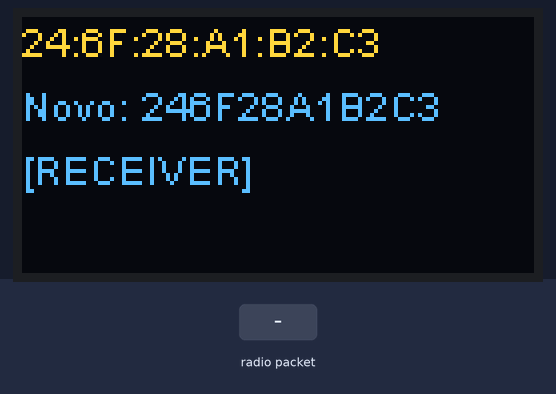
A sketch run on a simulated ESP32. Parts: 128×64 one-colour display. Inputs (shaded band) come from the test bench. The OLED is the two-colour kind (top 16 rows yellow); WiFi joins after 1.5 s; servers stay silent unless stated; no radio packets arrive unless stated; what the sketch prints to the serial monitor is not drawn.

Above: at 2.7 s.
2.8 s: radio packet "1" arrives
Timing chart, 0 to 5.8 s (numbered marks = the images above; inputs shaded):
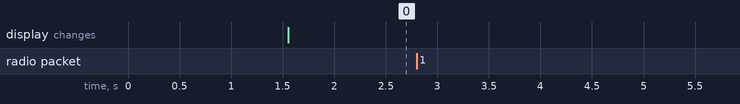

Measured:
- after the input at 2.8 s, every drawn part: stays the same

The sketch:

Receiver.ino
```cpp
//Receiver

#include <SPI.h>
#include <LoRa.h>
#include <WiFi.h>
#include <Wire.h>
#include <HTTPClient.h>
#include <SSD1306.h>

const char *ssid = "LaboratorioE117";
const char *password = "LAB@E117";
int BROKER_PORT = 1883;
String IP = "172.24.1.2";
char ip_conv[14];
const char* BROKER_MQTT;

#define BAND    915E6  //é possivel setar a frequencia de 433MHz(433E6), 868Mhz(868E6),915Mhz(915E6)


String mensagem;
String localAddress;

char info_topico[25];

const int LORA_SCK_PIN = 5;
const int LORA_MISO_PIN = 19;
const int LORA_MOSI_PIN = 27;
const int LORA_SS_PIN = 18;
const int LORA_RST_PIN = 15;
const int LORA_DI00_PIN = 26;

//Dados IP REDE
IPAddress local_IP(172, 24, 1, 52);
IPAddress gateway(172, 24, 1, 1);
IPAddress subnet(255, 255, 0, 0);
IPAddress primaryDNS(8, 8, 8, 8);
IPAddress secondaryDNS(8, 8, 4, 4);

//Variável para controlar o display
const int DISPLAY_ADDRESS_PIN = 0x3c;
const int DISPLAY_SDA_PIN = 4;
const int DISPLAY_SCL_PIN = 15;
const int DISPLAY_RST_PIN = 16;
SSD1306 display(DISPLAY_ADDRESS_PIN, DISPLAY_SDA_PIN, DISPLAY_SCL_PIN);

//variaveis que indicam o núcleo
static uint8_t taskCoreZero = 0;
static uint8_t taskCoreOne  = 1;

int trava_site = 0;
String mes;

WiFiClient espClient;


HTTPClient http;

void setupDisplay(){
  //O estado do GPIO16 é utilizado para controlar o display OLED
  pinMode(16, OUTPUT);
  //Reseta as configurações do display OLED
  digitalWrite(16, LOW);
  //Para o OLED permanecer ligado, o GPIO16 deve permanecer HIGH
  //Deve estar em HIGH antes de chamar o display.init() e fazer as demais configurações,
  //não inverta a ordem
  digitalWrite(16, HIGH);

  //Configurações do display
  display.init();
  display.flipScreenVertically();
  display.setFont(ArialMT_Plain_10);
  display.setTextAlignment(TEXT_ALIGN_LEFT);
}

bool loraBegin()
{
  // Iniciamos a comunicação SPI
  SPI.begin(LORA_SCK_PIN, LORA_MISO_PIN, LORA_MOSI_PIN, LORA_SS_PIN);
  // Setamos os pinos do lora
  LoRa.setPins(LORA_SS_PIN, LORA_RST_PIN, LORA_DI00_PIN);
  // Iniciamos o lora
  return LoRa.begin(BAND);
}

void setup() {
  IP.toCharArray(ip_conv, 14);
  setupDisplay();
  Serial.begin(115200);

  if (!loraBegin())
  {             // tenta inicializar a Rede LoRa
    Serial.println("LoRa nao conseguiu inicializar..");
    while (true);
  }

  //Ativa o crc
  LoRa.enableCrc();
  //Ativa o recebimento de pacotes
  LoRa.receive();
   LoRa.onReceive(onReceive);

   Serial.println("LoRa inicializado com sucesso");
      Serial.println("Aguardando conexão");

  if (!WiFi.config(local_IP, gateway, subnet, primaryDNS, secondaryDNS)) {
    Serial.println("STA não conseguiu configurar.");
  }

      // Tenta conexão com Wi-fi
      WiFi.begin(ssid, password);
      while ( WiFi.status() != WL_CONNECTED ) {
              delay(100);
              Serial.print(".");
      }
  Serial.print("\nWI-FI conectado com sucesso: ");

  ////////////////////////////////////////
  // Convertendo o MAC para MAC byte
  ////////////////////////////////////////
  String MAC_LOCAL = WiFi.macAddress();
  char ChMacLocal[18];
  String(MAC_LOCAL).toCharArray(ChMacLocal, 18);
  char * InfoMacLocal[6];
  InfoMacLocal[0] = strtok (ChMacLocal,":");
  InfoMacLocal[1] = strtok (NULL,":");
  InfoMacLocal[2] = strtok (NULL,":");
  InfoMacLocal[3] = strtok (NULL,":");
  InfoMacLocal[4] = strtok (NULL,":");
  InfoMacLocal[5] = strtok (NULL,":");
  String Mac_Local_Full;
  for(int s=0; s<6; s++){
    Mac_Local_Full += InfoMacLocal[s];
  }
  localAddress = Mac_Local_Full;

  display.clear();
  display.drawString(0, 0, ""+String(MAC_LOCAL));
  display.drawString(0, 16, "Novo: "+String(Mac_Local_Full));
  display.drawString(0, 32, "[RECEIVER]");
  display.display();


}

void onReceive(int packetSize)
{
  if (packetSize == 0) return;          // Se nenhuma mesnagem foi recebida, retorna nada
  byte incomingLength = LoRa.read();    // Tamanho da mensagem
  String incoming = "";
  while (LoRa.available())
  {
    incoming += (char)LoRa.read();
  }

  if (incomingLength != incoming.length())
  {
    Serial.println("erro!: o tamanho da mensagem nao condiz com o conteudo!");
    return;
  }

  Serial.println("Tamanho da mensagem: " + String(incomingLength));
  Serial.println("Mensagem: " + incoming);
  Serial.println();
  String endWeb = "http://"+IP+"/acoes.php?atualizar=";
  endWeb += incoming;
  mes = endWeb;
  trava_site = 1;
}


void loop(){
  if(trava_site == 1){
    site();
    trava_site = 0;
    resetar();
    }
}

  void site(){
  http.begin(mes);
  int httpCode = http.GET();
  http.end();

  }


void resetar(){
  if (millis() > 7200000){
    ESP.restart();
    }

  }

// Funcao para receber mensagem
```
